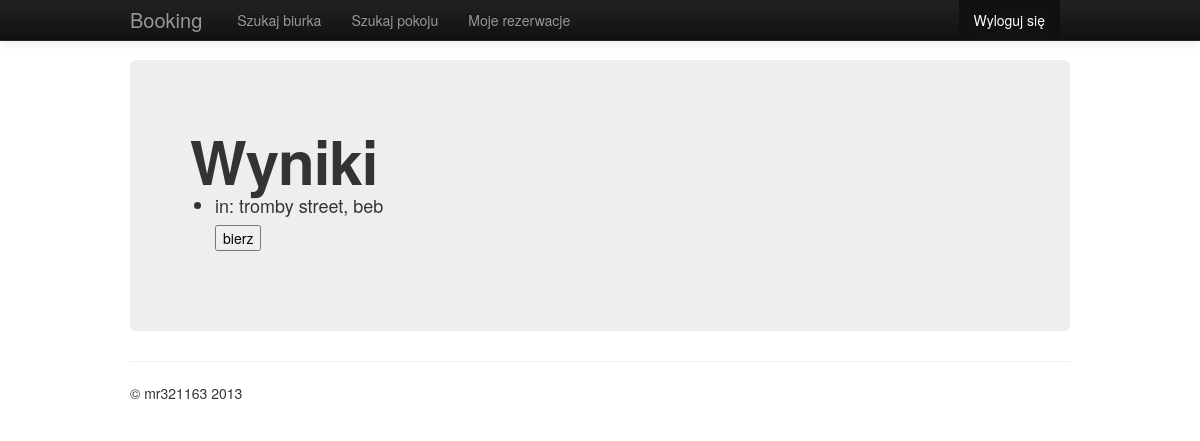
/booking/desk_results/ (signed in), run on an earlier commit of the app's database.
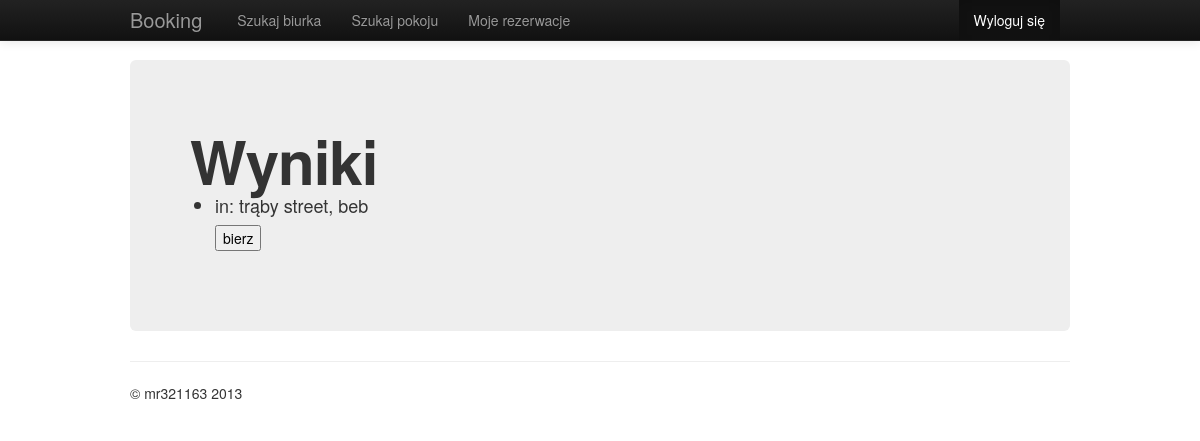
And on a later commit of the database.
### booking/models.py (models this page shows)
class Desk(models.Model):
    room = models.ForeignKey(Room)
    description = models.TextField()
    def __unicode__(self):
        return "in: " + str(self.room)

class Room(models.Model):
    city = models.CharField(max_length=100)
    street = models.CharField(max_length=100)
    def __unicode__(self):
        return self.street + " street, " + self.city

### booking/views.py (the view)
class DeskList(ListView):
    template_name = 'booking/desk_results.html'
    def get_queryset(self):
        return Desk.objects.all()

### booking/templates/booking/desk_results.html (shortened to what this page needs)
{% extends 'booking/base.html' %}
{%  block content_title %}Wyniki{%  endblock %}
{%  block content %}
    {% if object_list %}
        <ul>
            {% for desk in object_list %}
                <li>{{ desk }}
                <form method="post" action="{% url 'b:book_desk' %}">
                    <input type="submit" value="bierz" />
                </form>
            {% endfor %}
        </ul>
    {% else %}
        <p>No desks are available.</p>
    {% endif %}
{% endblock %}

What changed in the data, as far as the page shows it:
changed Desk: room.city "in: tromby street, beb" → "in: trąby street, beb"
